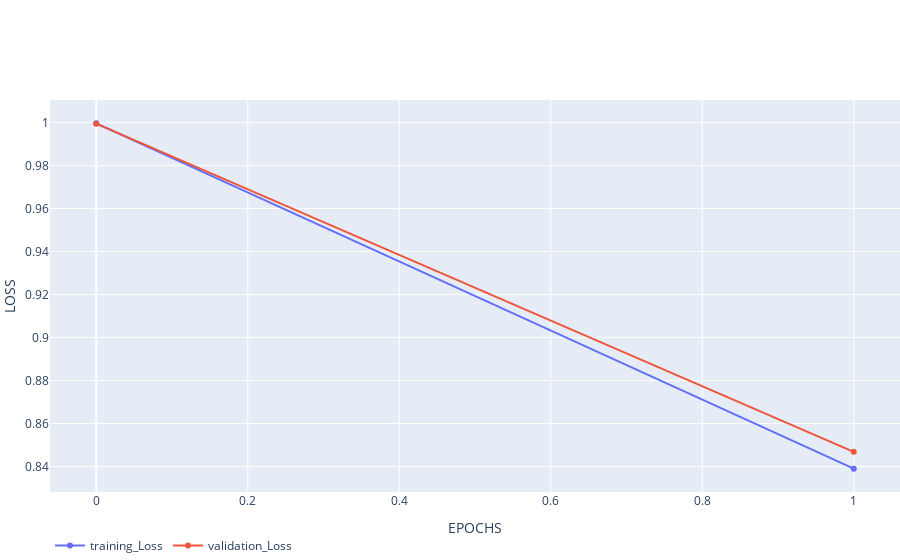

Notebook code cell kept with this figure:
### Code cell
trainer.run(train_dataloader, max_epochs=max_epochs)

### Figure 1 — Plotly figure (JSON) as saved in the notebook; plotly's stock layout.template omitted (floating-point values rounded to 4 significant figures)
{"data": [{"mode": "lines+markers", "name": "training_Loss", "type": "scatter", "x": [0, 1], "y": [0.9996, 0.839]}, {"mode": "lines+markers", "name": "validation_Loss", "type": "scatter", "x": [0, 1], "y": [0.9995, 0.8468]}], "layout": {"hovermode": "x", "legend": {"orientation": "h"}, "margin": {"b": 0, "l": 0, "r": 0, "t": 100}, "xaxis": {"title": {"text": "EPOCHS"}}, "yaxis": {"title": {"text": "LOSS"}}}}
